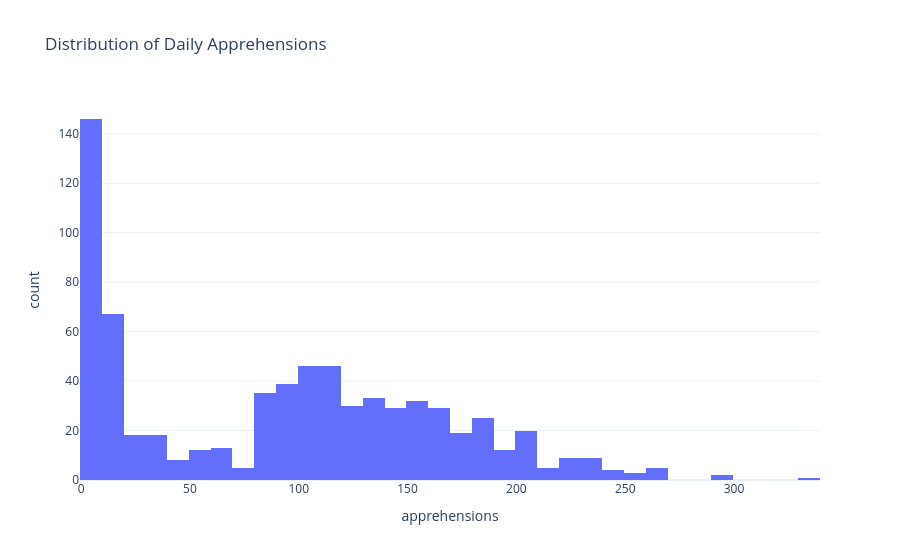

Notebook cell for this chart:
### Code cell
fig = px.histogram(df, x='apprehensions', nbins=40, title='Distribution of Daily Apprehensions')
fig.show()

### Figure 1 — Plotly figure (JSON) as saved in the notebook; plotly's stock layout.template omitted (floating-point values rounded to 4 significant figures; data arrays with more than 128 entries replaced by an {"elided": "..."} marker saying what was removed)
{"data": [{"bingroup": "x", "hovertemplate": "apprehensions=%{x}<br>count=%{y}<extra></extra>", "legendgroup": "", "marker": {"color": "#636efa", "pattern": {"shape": ""}}, "name": "", "nbinsx": 40, "orientation": "v", "showlegend": false, "type": "histogram", "x": {"elided": "720 int values"}, "xaxis": "x", "yaxis": "y"}], "layout": {"barmode": "relative", "legend": {"tracegroupgap": 0}, "title": {"text": "Distribution of Daily Apprehensions"}, "xaxis": {"anchor": "y", "domain": [0.0, 1.0], "title": {"text": "apprehensions"}}, "yaxis": {"anchor": "x", "domain": [0.0, 1.0], "title": {"text": "count"}}}}
